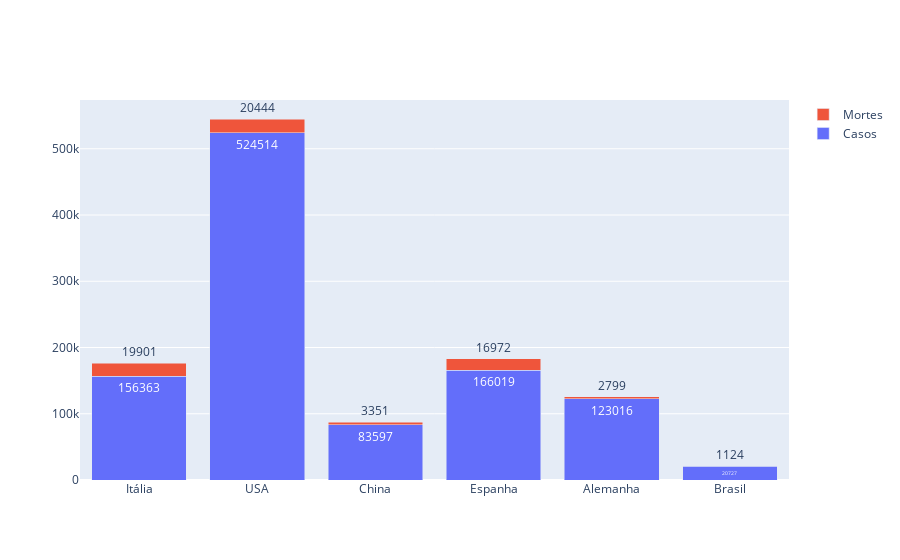

Write notebook code for a chart like this one.
### Code cell
pais=['Itália','USA', 'China', 'Espanha','Alemanha','Brasil']
casos=[italia.confirmados.sum() , us.confirmados.sum() , china.confirmados.sum() , es.confirmados.sum() , alemanha.confirmados.sum() , brasil.confirmados.sum()]
mortes =[ italia.mortes.sum() , us.mortes.sum() , china.mortes.sum() , es.mortes.sum() , alemanha.mortes.sum() ,brasil.mortes.sum()]

fig = go.Figure(data=[
    go.Bar(name='Casos', x=pais, y=casos, text=casos, textposition='auto'),
    go.Bar(name='Mortes', x=pais, y=mortes, text=mortes, textposition='auto')
])
# Change the bar mode
fig.update_layout(barmode='stack')

fig.show()

### Figure 1 — Plotly figure (JSON) as saved in the notebook; plotly's stock layout.template omitted (floating-point values rounded to 4 significant figures)
{"data": [{"name": "Casos", "text": ["156363", "524514", "83597", "166019", "123016", "20727"], "textposition": "auto", "type": "bar", "x": ["Itália", "USA", "China", "Espanha", "Alemanha", "Brasil"], "y": [156363, 524514, 83597, 166019, 123016, 20727]}, {"name": "Mortes", "text": ["19901", "20444", "3351", "16972", "2799", "1124"], "textposition": "auto", "type": "bar", "x": ["Itália", "USA", "China", "Espanha", "Alemanha", "Brasil"], "y": [19901, 20444, 3351, 16972, 2799, 1124]}], "layout": {"barmode": "stack"}}
